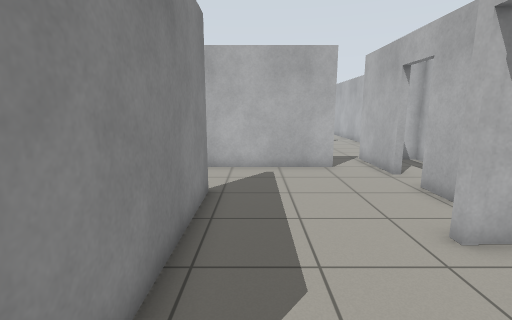
view 1 (above)

24 first-person views from a walk through a Gazebo world. The camera is 1.2 m above the floor, tilts 10° down and sees 85° across. The floor is counted in squares, 0.5 m on a side. Each view is taken from the middle of a square. On the plan, view 1 faces up. The plan holds only what a view shows up to about 18 squares ahead; the rest is blank.

view 2
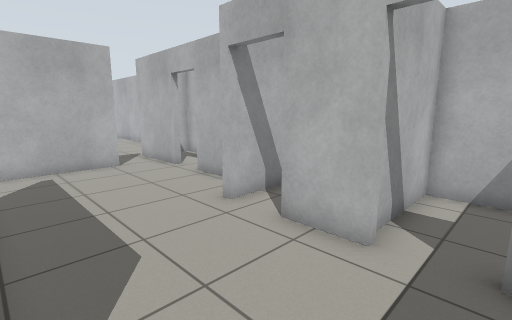

view 3
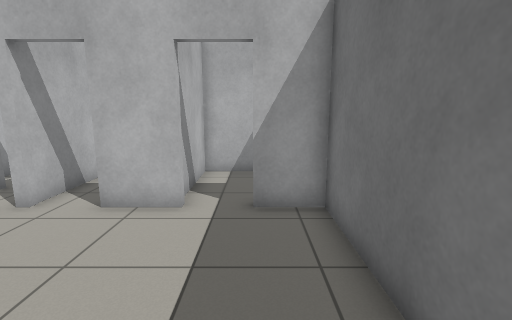

view 4
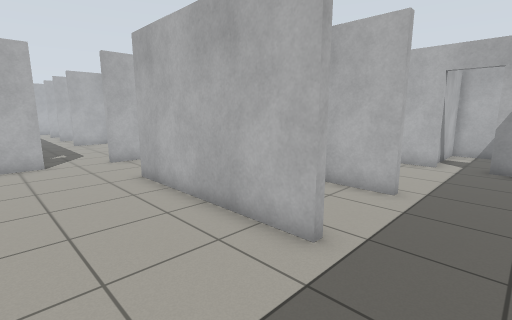

view 5
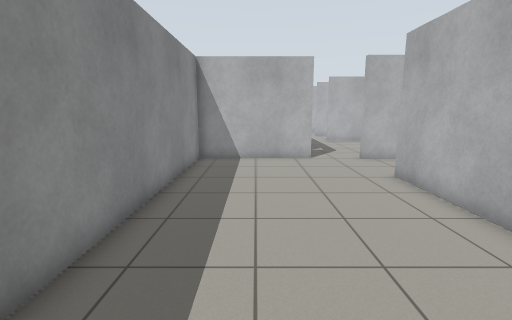

view 6
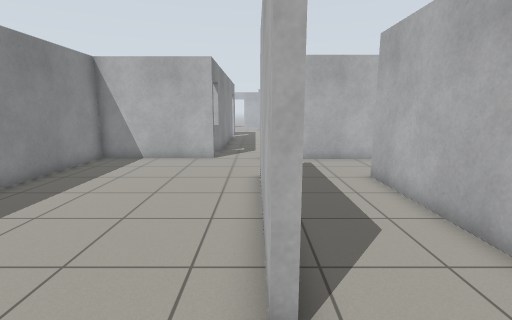

view 7
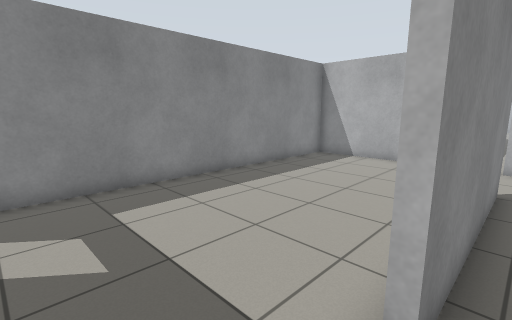

view 8
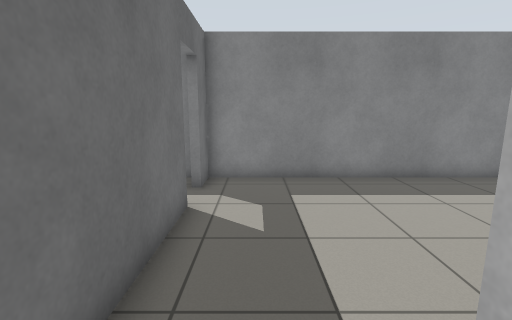

view 9
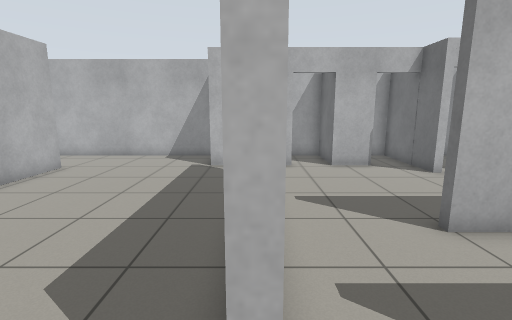

view 10
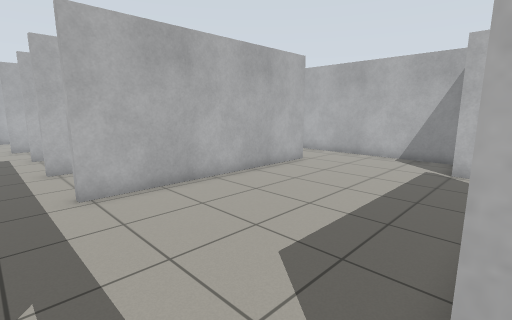

view 11
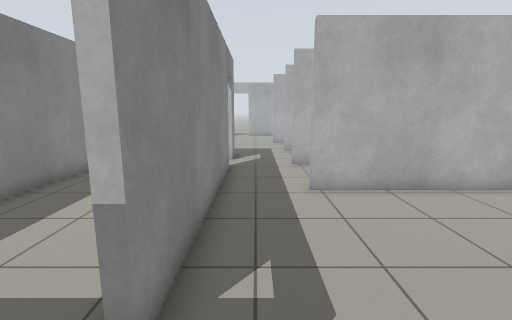

view 12
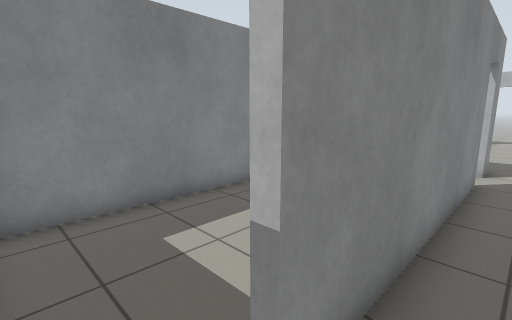

view 13
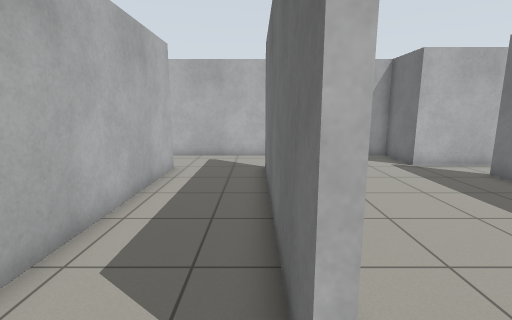

view 14
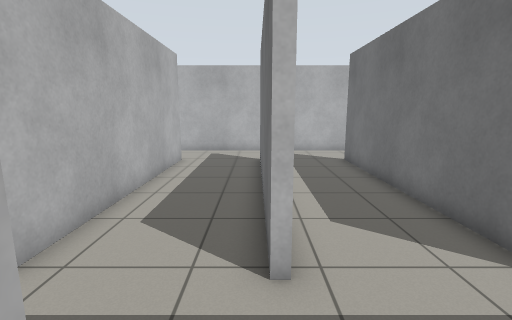

view 15
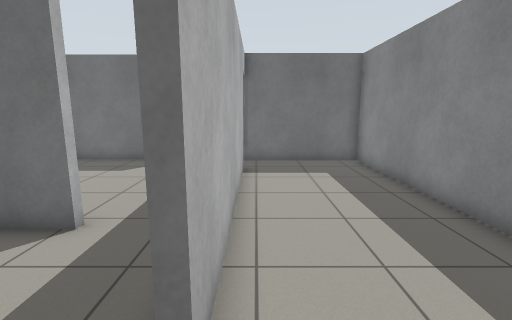

view 16
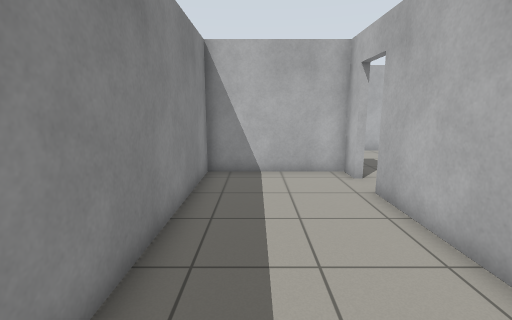

view 17
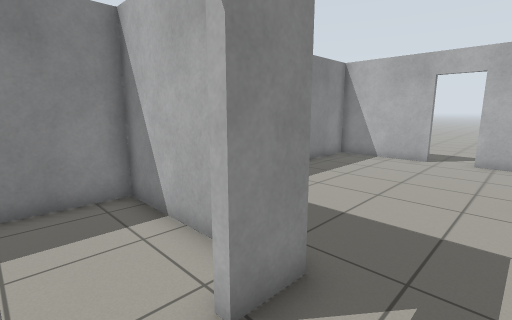

view 18
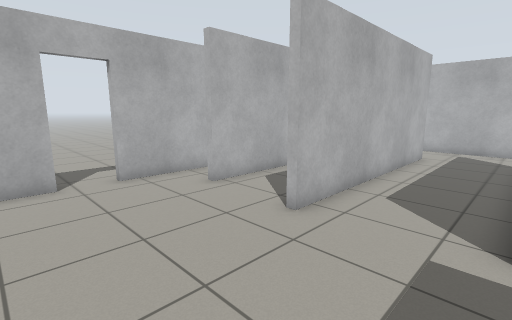

view 19
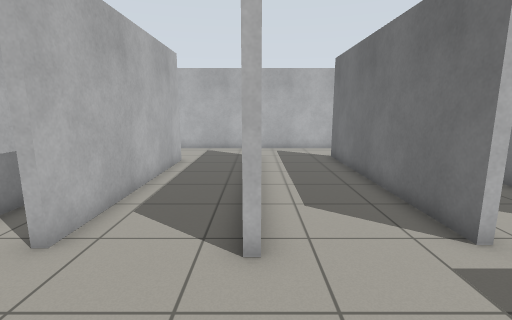

view 20
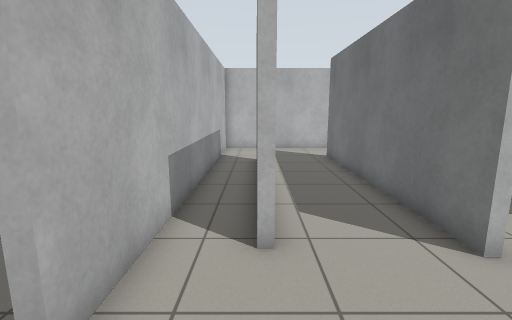

view 21
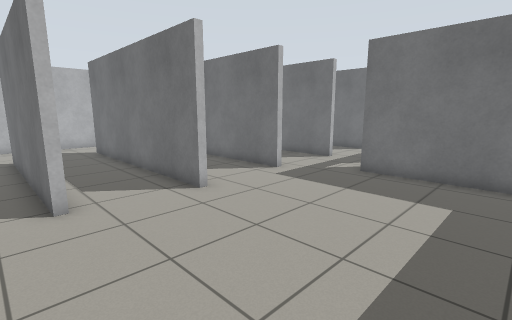

view 22
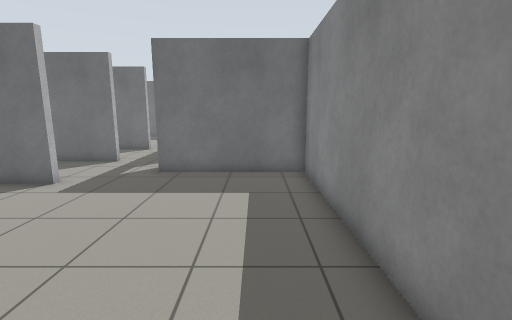

view 23
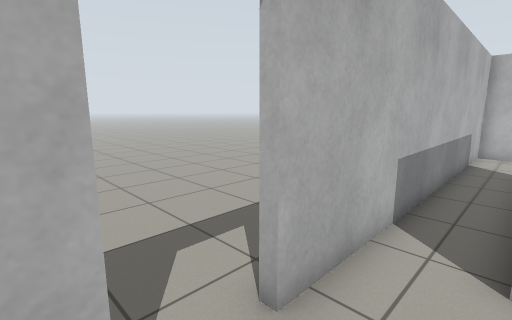

view 24
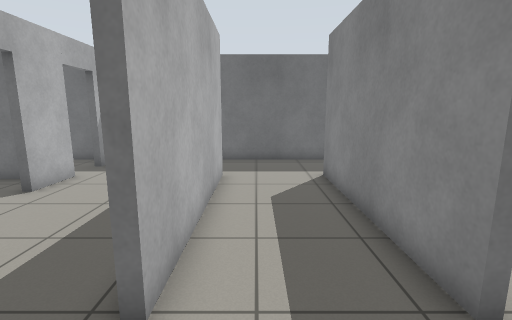

### Floor plan
Points are (right, up) in squares from view 1. A wall is a line through its corners. A room is listed if a view was taken in it or the views show most of it. See-through windows are left out.
Room 1 (views 1, 2)
walls: (3.7, 4.7) (3.7, 5); (-1.4, 8.2) (-1.4, 1.4); (5.2, 6.8) (5.2, 8.6); (3.7, 0.9) (3.7, 2.9); (5.2, 10.4) (5.2, 12.6); (3.4, 11.9) (-2.6, 11.9); (-2.5, -2.7) (3.7, -2.7) (3.7, -0.9)
ways out: opening at (-1.5, -1) to room 2; opening at (-1.5, 10) to room 2; opening at (4, 12) to room 3; open door at (4, -0.5) to room 7; open door at (4, 3.5); open door at (5, 6); open door at (5, 9.5)
Room 2 (views 3, 4, 5, 6, 7, 8, 24)
walls: (-5.6, 8.2) (-5.6, 0.6); (-5.8, 0.6) (-5.8, 8.2); (-8.2, 12.5) (-8.2, 12.2) (-13.9, 12.2) (-13.9, -2.7) (-12.6, -2.7); (-1.7, 0.6) (-1.7, 8.2); (-10.9, -2.7) (-2.5, -2.7); (-2.6, 11.9) (-5.8, 11.9)
ways out: opening at (-1.5, -1) to room 1; opening at (-1.5, 10) to room 1; opening at (-6.5, 12) to room 3; open door at (-8, 13.5) to room 3; open door at (-11.5, -3)
Room 3 (views 9, 10, 11, 12)
walls: (2.4, 12.2) (3.4, 12.2); (-3.5, 12.2) (0, 12.2); (5.2, 12.6) (5.2, 14) (8, 14) (8, 19.5); (4.7, 20.3) (-5.4, 20.3); (-5.8, 11.9) (-5.8, 12.2); (-8.2, 19.6) (-8.2, 14.4)
ways out: opening at (4, 12) to room 1; opening at (-6.5, 12) to room 2; open door at (-8, 13.5) to room 2; opening at (-6.5, 20.5) to room 4; opening at (6, 20.5) to room 4
Room 4 (views 13, 17)
walls: (4.7, 24.5) (-5.3, 24.5) (-5.3, 24.8); (-5.4, 20.6) (4.7, 20.6); (-8.2, 24) (-8.2, 19.6); (8, 19.5) (8, 25.5)
ways out: opening at (-6.5, 20.5) to room 3; opening at (6, 20.5) to room 3; open door at (-8, 24.5) to room 5; opening at (-6.5, 24.5) to room 6; opening at (6, 24.5) to room 6
Room 5 (views 14, 15, 16)
walls: (-8.5, 14.4) (-8.5, 24); (-8.5, 25.8) (-8.5, 26.9) (-13.9, 26.9) (-13.9, 12.5) (-8.2, 12.5)
ways out: open door at (-8, 24.5) to room 4
Room 6 (views 18, 19, 20, 21, 22, 23)
walls: (-5.8, 33.2) (4.9, 33.2); (-5.5, 37) (3.6, 37); (-5.3, 24.8) (2.4, 24.8); (4.9, 32.9) (-5.8, 32.9); (3.6, 36.7) (-5.5, 36.7); (4.7, 28.7) (-5.3, 28.7) (-5.3, 29) (4.7, 29); (-9.5, 38.9) (-13.9, 38.9) (-13.9, 27.2) (-8.2, 27.2) (-8.2, 25.8); (8, 25.5) (8, 38.9) (-7.8, 38.9)
ways out: opening at (-6.5, 24.5) to room 4; opening at (6, 24.5) to room 4; open door at (-8.5, 39)
Room 7 (no view inside)
walls: (5, -2.7) (6.1, -2.7); (8, -0.9) (8, 1) (4.4, 1)
ways out: open door at (4, -0.5) to room 1

Where each view was taken, in squares from view 1:
view 1: 0 up, 0 right, facing up
view 2: 1 down, 1 left, facing up-right
view 3: 1 down, 3 left, facing right
view 4: 2 down, 10 left, facing up-right
view 5: 2 down, 11 left, facing up
view 6: 2 down, 6 left, facing up
view 7: 2 down, 5 left, facing up-left
view 8: 1 down, 4 left, facing left
view 9: 12 up, 7 left, facing right
view 10: 12 up, 7 left, facing up-right
view 11: 12 up, 7 left, facing up
view 12: 13 up, 7 left, facing up-left
view 13: 21 up, 7 left, facing right
view 14: 25 up, 9 left, facing right
view 15: 26 up, 9 left, facing down
view 16: 16 up, 12 left, facing up
view 17: 24 up, 6 left, facing up-left
view 18: 29 up, 11 left, facing up-right
view 19: 33 up, 10 left, facing right
view 20: 37 up, 10 left, facing right
view 21: 38 up, 13 left, facing down-right
view 22: 38 up, 12 left, facing down
view 23: 37 up, 10 left, facing up-right
view 24: 11 up, 3 left, facing down
